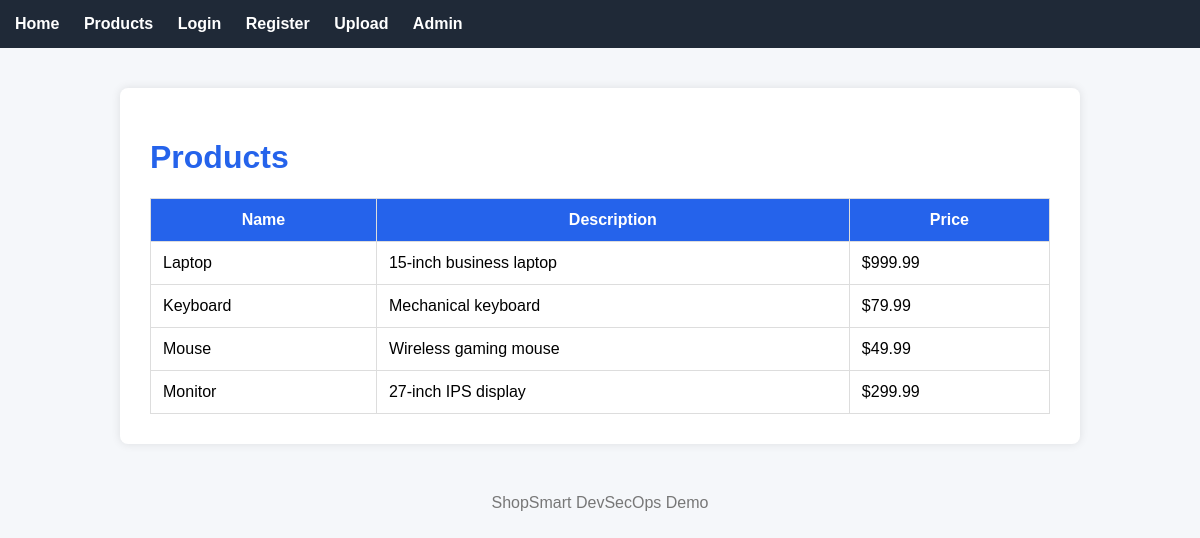
Page /products on the committed database.
### models.py (models this page shows)
class Product(db.Model):
    id = db.Column(db.Integer, primary_key=True)
    name = db.Column(db.String(100))
    description = db.Column(db.Text)
    price = db.Column(db.Float)

### app.py (the view)
@app.route("/products")
def products():
    items = Product.query.all()
    return render_template(
        "products.html",
        products=items
    )

### templates/products.html
{% extends "base.html" %}
{% block content %}
<div class="card">
    <h1>Products</h1>
    <table>
        <tr>
            <th>Name</th>
            <th>Description</th>
            <th>Price</th>
        </tr>
        {% for product in products %}
        <tr>
            <td>{{ product.name }}</td>
            <td>{{ product.description }}</td>
            <td>${{ product.price }}</td>
        </tr>
        {% endfor %}
    </table>
</div>
{% endblock %}

### templates/base.html (shortened to what this page needs)
<!DOCTYPE html>
<html lang="en">
<head>
    <link rel="stylesheet" href="{{ url_for('static', filename='style.css') }}">
</head>
<body>
    <nav>
        <a href="/">Home</a>
        <a href="/products">Products</a>
        <a href="/login">Login</a>
        <a href="/register">Register</a>
        <a href="/upload">Upload</a>
        <a href="/admin">Admin</a>
    </nav>
    <div class="container">
        {% block content %}
        {% endblock %}
    </div>
    <footer>
        <p>ShopSmart DevSecOps Demo</p>
    </footer>
</body>
</html>

### static/style.css (style rules this page uses)
body { margin: 0; font-family: Arial, Helvetica, sans-serif; background: #f5f7fa; }
nav { background: #1f2937; padding: 15px; }
nav a { color: white; text-decoration: none; margin-right: 20px; font-weight: bold; }
.container { width: 80%; margin: 40px auto; }
.card { background: white; padding: 30px; border-radius: 8px; box-shadow: 0 0 10px rgba(0, 0, 0, .1); }
h1 { color: #2563eb; }
footer { text-align: center; margin-top: 50px; color: #777; }
table { width: 100%; border-collapse: collapse; margin-top: 20px; }
th, td { padding: 12px; border: 1px solid #ddd; }
th { background: #2563eb; color: white; }

### rows in the picture
Product: name "Laptop", description "15-inch business laptop", price "999.99"
Product: name "Keyboard", description "Mechanical keyboard", price "79.99"
Product: name "Mouse", description "Wireless gaming mouse", price "49.99"
Product: name "Monitor", description "27-inch IPS display", price "299.99"
